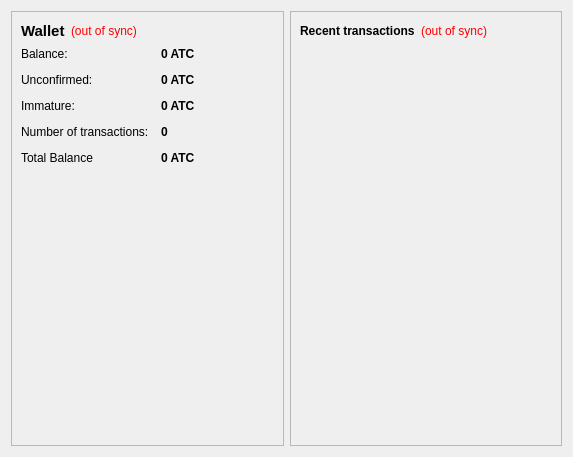
<?xml version="1.0" encoding="UTF-8"?>
<ui version="4.0">
 <class>OverviewPage</class>
 <widget class="QWidget" name="OverviewPage">
  <property name="geometry">
   <rect>
    <x>0</x>
    <y>0</y>
    <width>573</width>
    <height>457</height>
   </rect>
  </property>
  <property name="windowTitle">
   <string>Form</string>
  </property>
  <layout class="QHBoxLayout" name="horizontalLayout" stretch="1,1">
   <item>
    <layout class="QVBoxLayout" name="verticalLayout_2">
     <item>
      <widget class="QFrame" name="frame">
       <property name="frameShape">
        <enum>QFrame::StyledPanel</enum>
       </property>
       <property name="frameShadow">
        <enum>QFrame::Raised</enum>
       </property>
       <layout class="QVBoxLayout" name="verticalLayout_4">
        <item>
         <layout class="QHBoxLayout" name="horizontalLayout_4">
          <item>
           <widget class="QLabel" name="label_5">
            <property name="font">
             <font>
              <pointsize>11</pointsize>
              <weight>75</weight>
              <bold>true</bold>
             </font>
            </property>
            <property name="text">
             <string>Wallet</string>
            </property>
           </widget>
          </item>
          <item>
           <widget class="QLabel" name="labelWalletStatus">
            <property name="toolTip">
             <string>The displayed information may be out of date. Your wallet automatically synchronizes with the MOHCoin network after a connection is established, but this process has not completed yet.</string>
            </property>
            <property name="styleSheet">
             <string notr="true">QLabel { color: red; }</string>
            </property>
            <property name="text">
             <string notr="true">(out of sync)</string>
            </property>
            <property name="alignment">
             <set>Qt::AlignLeading|Qt::AlignLeft|Qt::AlignVCenter</set>
            </property>
           </widget>
          </item>
          <item>
           <spacer name="horizontalSpacer_2">
            <property name="orientation">
             <enum>Qt::Horizontal</enum>
            </property>
            <property name="sizeHint" stdset="0">
             <size>
              <width>40</width>
              <height>20</height>
             </size>
            </property>
           </spacer>
          </item>
         </layout>
        </item>
        <item>
         <layout class="QFormLayout" name="formLayout_2">
          <property name="fieldGrowthPolicy">
           <enum>QFormLayout::AllNonFixedFieldsGrow</enum>
          </property>
          <property name="horizontalSpacing">
           <number>12</number>
          </property>
          <property name="verticalSpacing">
           <number>12</number>
          </property>
          <item row="0" column="0">
           <widget class="QLabel" name="label">
            <property name="text">
             <string>Balance:</string>
            </property>
           </widget>
          </item>
          <item row="0" column="1">
           <widget class="QLabel" name="labelBalance">
            <property name="font">
             <font>
              <weight>75</weight>
              <bold>true</bold>
             </font>
            </property>
            <property name="cursor">
             <cursorShape>IBeamCursor</cursorShape>
            </property>
            <property name="toolTip">
             <string>Your current balance</string>
            </property>
            <property name="text">
             <string notr="true">0 ATC</string>
            </property>
            <property name="textInteractionFlags">
             <set>Qt::LinksAccessibleByMouse|Qt::TextSelectableByKeyboard|Qt::TextSelectableByMouse</set>
            </property>
           </widget>
          </item>
          <item row="1" column="0">
           <widget class="QLabel" name="label_3">
            <property name="text">
             <string>Unconfirmed:</string>
            </property>
           </widget>
          </item>
          <item row="1" column="1">
           <widget class="QLabel" name="labelUnconfirmed">
            <property name="font">
             <font>
              <weight>75</weight>
              <bold>true</bold>
             </font>
            </property>
            <property name="cursor">
             <cursorShape>IBeamCursor</cursorShape>
            </property>
            <property name="toolTip">
             <string>Total of transactions that have yet to be confirmed, and do not yet count toward the current balance</string>
            </property>
            <property name="text">
             <string notr="true">0 ATC</string>
            </property>
            <property name="textInteractionFlags">
             <set>Qt::LinksAccessibleByMouse|Qt::TextSelectableByKeyboard|Qt::TextSelectableByMouse</set>
            </property>
           </widget>
          </item>
          <item row="3" column="0">
           <widget class="QLabel" name="label_2">
            <property name="text">
             <string>Number of transactions:</string>
            </property>
           </widget>
          </item>
          <item row="3" column="1">
           <widget class="QLabel" name="labelNumTransactions">
            <property name="font">
             <font>
              <weight>75</weight>
              <bold>true</bold>
             </font>
            </property>
            <property name="toolTip">
             <string>Total number of transactions in wallet</string>
            </property>
            <property name="text">
             <string notr="true">0</string>
            </property>
           </widget>
          </item>
          <item row="2" column="0">
           <widget class="QLabel" name="labelImmatureText">
            <property name="text">
             <string>Immature:</string>
            </property>
           </widget>
          </item>
          <item row="2" column="1">
           <widget class="QLabel" name="labelImmature">
            <property name="font">
             <font>
              <weight>75</weight>
              <bold>true</bold>
             </font>
            </property>
            <property name="toolTip">
             <string>Mined balance that has not yet matured</string>
            </property>
            <property name="text">
             <string notr="true">0 ATC</string>
            </property>
            <property name="textInteractionFlags">
             <set>Qt::LinksAccessibleByMouse|Qt::TextSelectableByKeyboard|Qt::TextSelectableByMouse</set>
            </property>
           </widget>
          </item>
          <item row="4" column="0">
           <widget class="QLabel" name="labelBalanceIncImmatureText">
            <property name="text">
             <string>Total Balance</string>
            </property>
           </widget>
          </item>
          <item row="4" column="1">
           <widget class="QLabel" name="labelBalanceIncImmature">
            <property name="font">
             <font>
              <weight>75</weight>
              <bold>true</bold>
             </font>
            </property>
            <property name="text">
             <string>0 ATC</string>
            </property>
           </widget>
          </item>
         </layout>
        </item>
        <item>
         <widget class="QLabel" name="label_7">
          <property name="text">
           <string/>
          </property>
          <property name="pixmap">
           <pixmap resource="../bitcoin.qrc">:/icons/bitcoin</pixmap>
          </property>
         </widget>
        </item>
        <item>
         <spacer name="verticalSpacer">
          <property name="orientation">
           <enum>Qt::Vertical</enum>
          </property>
          <property name="sizeHint" stdset="0">
           <size>
            <width>20</width>
            <height>40</height>
           </size>
          </property>
         </spacer>
        </item>
        <item>
         <spacer name="verticalSpacer_2">
          <property name="orientation">
           <enum>Qt::Vertical</enum>
          </property>
          <property name="sizeHint" stdset="0">
           <size>
            <width>20</width>
            <height>40</height>
           </size>
          </property>
         </spacer>
        </item>
       </layout>
      </widget>
     </item>
    </layout>
   </item>
   <item>
    <layout class="QVBoxLayout" name="verticalLayout_3">
     <item>
      <widget class="QFrame" name="frame_2">
       <property name="frameShape">
        <enum>QFrame::StyledPanel</enum>
       </property>
       <property name="frameShadow">
        <enum>QFrame::Raised</enum>
       </property>
       <layout class="QVBoxLayout" name="verticalLayout">
        <item>
         <layout class="QHBoxLayout" name="horizontalLayout_2">
          <item>
           <widget class="QLabel" name="label_4">
            <property name="text">
             <string>&lt;b&gt;Recent transactions&lt;/b&gt;</string>
            </property>
           </widget>
          </item>
          <item>
           <widget class="QLabel" name="labelTransactionsStatus">
            <property name="toolTip">
             <string>The displayed information may be out of date. Your wallet automatically synchronizes with the MOHCoin network after a connection is established, but this process has not completed yet.</string>
            </property>
            <property name="styleSheet">
             <string notr="true">QLabel { color: red; }</string>
            </property>
            <property name="text">
             <string notr="true">(out of sync)</string>
            </property>
            <property name="alignment">
             <set>Qt::AlignRight|Qt::AlignTrailing|Qt::AlignVCenter</set>
            </property>
           </widget>
          </item>
          <item>
           <spacer name="horizontalSpacer">
            <property name="orientation">
             <enum>Qt::Horizontal</enum>
            </property>
            <property name="sizeHint" stdset="0">
             <size>
              <width>40</width>
              <height>20</height>
             </size>
            </property>
           </spacer>
          </item>
         </layout>
        </item>
        <item>
         <widget class="QListView" name="listTransactions">
          <property name="styleSheet">
           <string notr="true">QListView { background: transparent; }
</string>
          </property>
          <property name="frameShape">
           <enum>QFrame::NoFrame</enum>
          </property>
          <property name="verticalScrollBarPolicy">
           <enum>Qt::ScrollBarAlwaysOff</enum>
          </property>
          <property name="horizontalScrollBarPolicy">
           <enum>Qt::ScrollBarAlwaysOff</enum>
          </property>
          <property name="selectionMode">
           <enum>QAbstractItemView::NoSelection</enum>
          </property>
         </widget>
        </item>
       </layout>
      </widget>
     </item>
    </layout>
   </item>
  </layout>
 </widget>
 <resources>
  <include location="../bitcoin.qrc"/>
 </resources>
 <connections/>
</ui>
